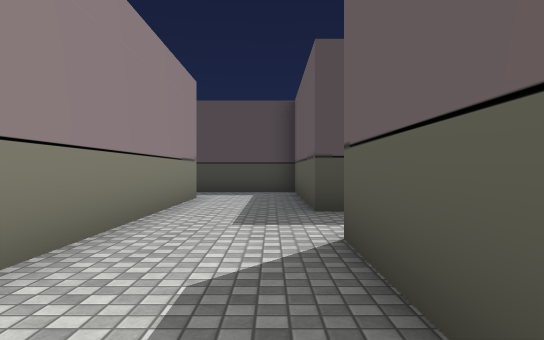
view 1 (above)

24 first-person views from a walk through a scene from a Unity 3-D project. The camera is 1.2 m above the floor, looks level and sees 70° across. The floor is counted in squares, 2 m on a side. Each view is taken from the middle of a square. On the plan, view 1 faces up. The plan holds only what a view shows up to about 11 squares ahead; the rest is blank. The place goes on beyond the plan. The player is left out. Some surface patterns are stand-ins.

view 2
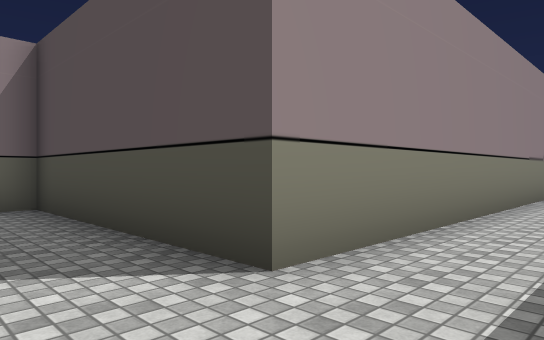

view 3
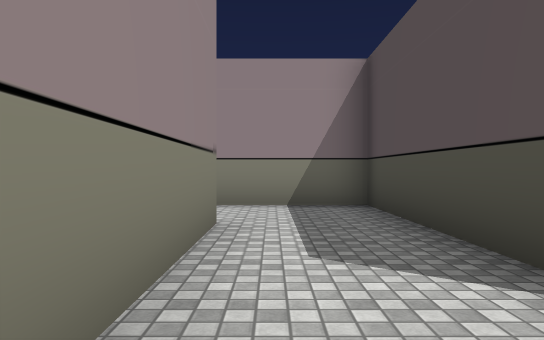

view 4
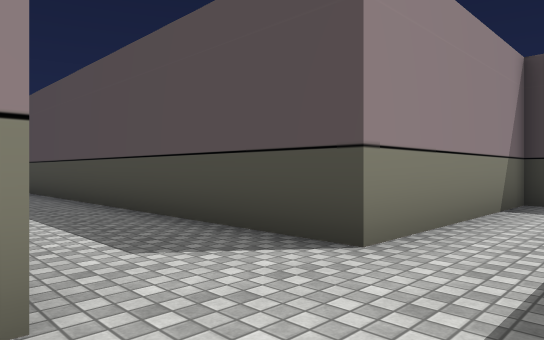

view 5
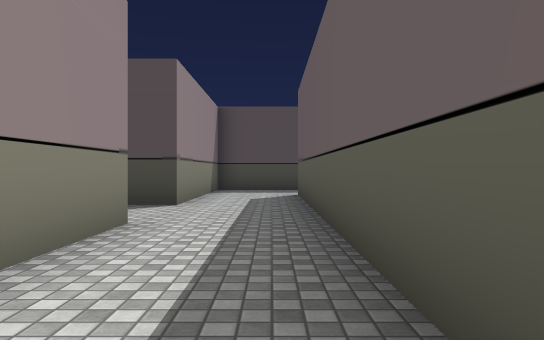

view 6
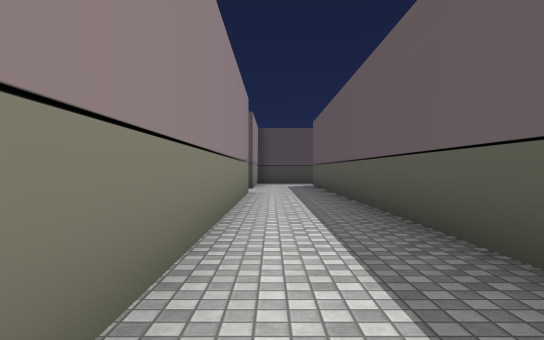

view 7
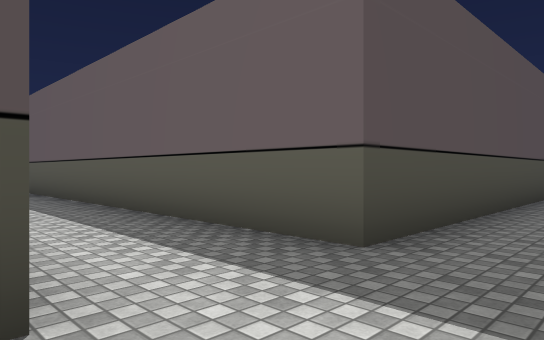

view 8
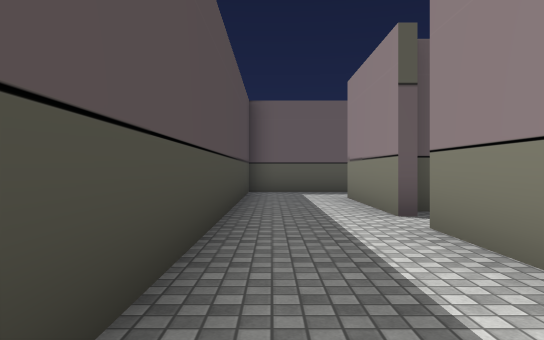

view 9
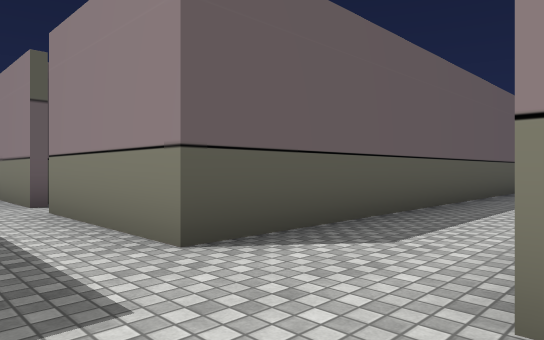

view 10
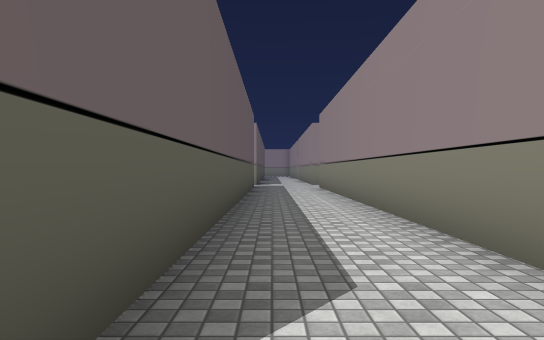

view 11
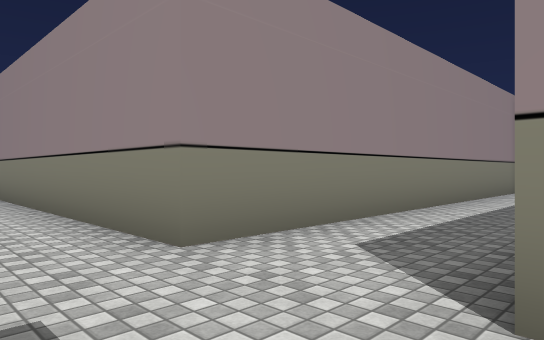

view 12
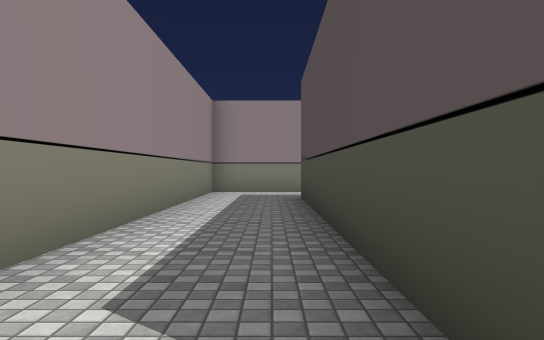

view 13
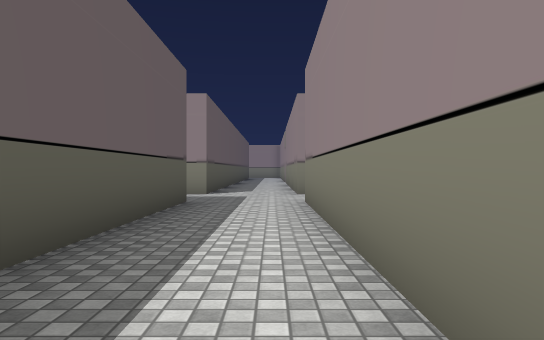

view 14
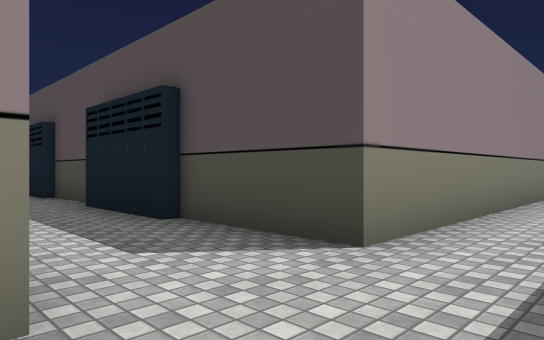

view 15
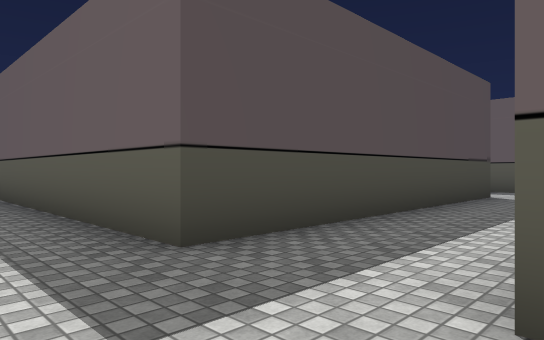

view 16
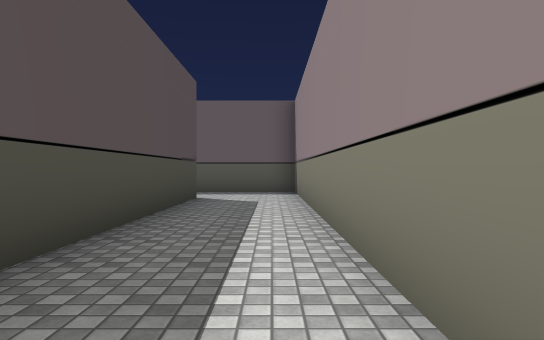

view 17
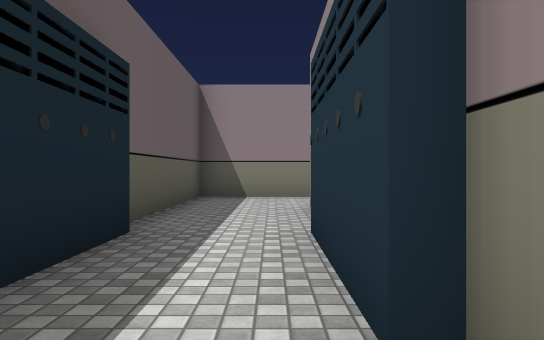

view 18
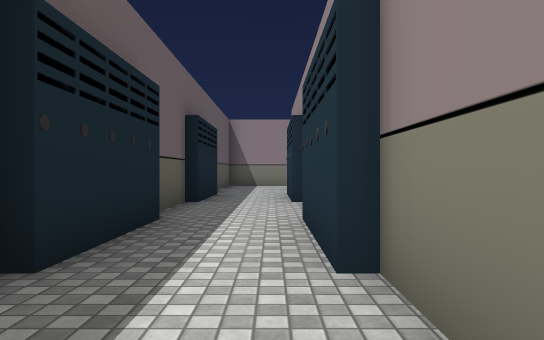

view 19
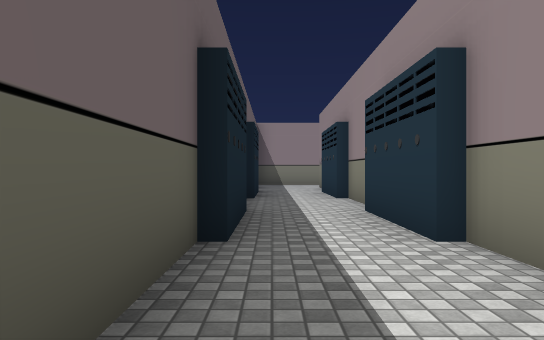

view 20
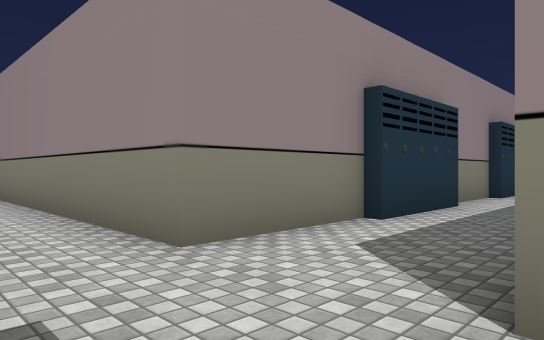

view 21
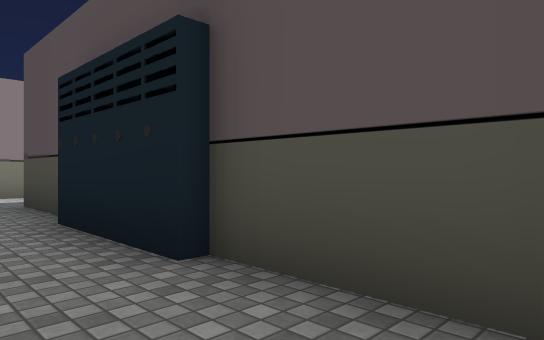

view 22
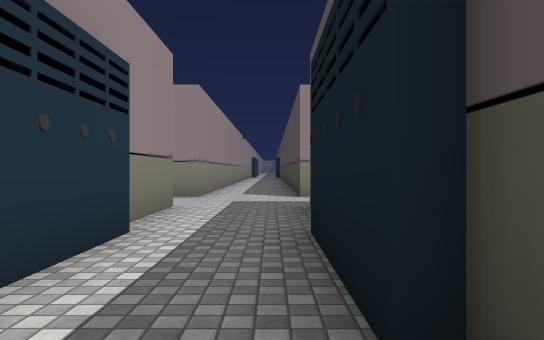

view 23
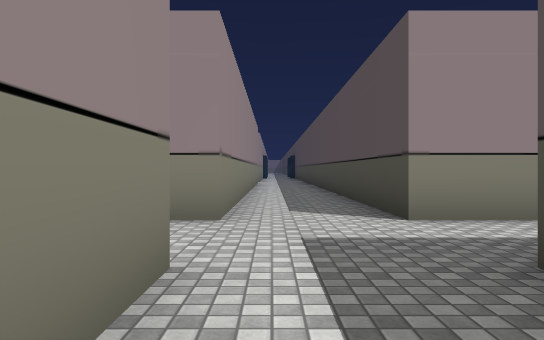

view 24
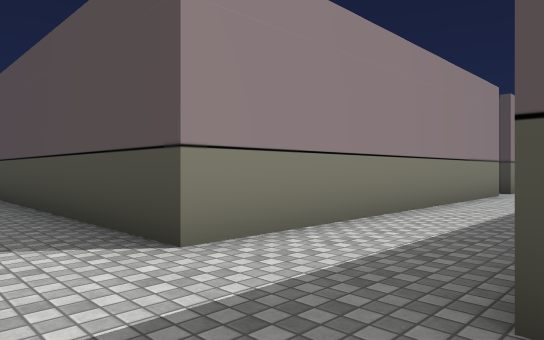

### Floor plan
Points are (right, up) in squares from view 1. A wall is a line through its corners. A room is listed if a view was taken in it or the views show most of it. See-through windows are left out.
Room 1 (views 1, 2, 3, 4, 5, 6, 7, 8, 9, 10, 11, 12, 13, 14, 15, 16, 17, 18, 19, 20, 21, 22, 23, 24)
walls: (-16.6, -19.1) (-16.6, -21.6) (-6.6, -21.6) (-6.6, -34.4) (-9.2, -34.4); (-6.5, -19.4) (-14.4, -19.4); (-6.6, -6.5) (-6.6, -16.1); (-21.6, -26) (-21.6, -34.4) (-27.5, -34.4); (0, -21.6) (3.4, -21.6); (-17.6, -34.4) (-19.4, -34.4); (-12.2, -34.4) (-14.2, -34.4); (3.4, -22.9) (3.4, -24.2); (5.2, -19.4) (-4.4, -19.4) (-4.4, -1.6) (-0.9, -1.6); (-14.2, -36.6) (-12.5, -36.6); (-19.4, -36.6) (-17.4, -36.6); (0.6, 0.9) (0.6, 3.4); (-9.2, -36.6) (-6.6, -36.6) (-6.6, -38.5); (3.4, -27.8) (3.4, -29.2); (5.6, -24.2) (5.6, -19.4); (-27.2, -36.6) (-21.6, -36.6) (-21.6, -37.2); (5.6, -29.2) (5.6, -27.6); (-4.4, -38) (-4.4, -36.6) (5.6, -36.6) (5.6, -32.4); (1.1, 5.6) (0.6, 5.6) (0.6, 10.6) (-2.1, 10.6); (3.4, -34.4) (-4.4, -34.4) (-4.4, -21.6) (-1, -21.6); (-1.6, 8.4) (-1.6, 0.6) (-6.6, 0.6) (-6.6, -4.4) (-16.4, -4.4)
objects: locker (-17, -35); locker (-16, -36); locker (-16, -35); locker (-15, -37); locker (-15, -35); locker (-14, -36); locker (-14, -35); locker (-12, -35); locker (-11, -36); locker (-11, -35); locker (-10, -37); locker (-10, -35); locker (-9, -36); locker (-9, -35); locker (4, -32); locker (4, -31); locker (4, -30); locker (4, -29); locker (4, -27); locker (4, -26); locker (4, -25); locker (4, -24); locker (5, -31); locker (5, -30); locker (5, -29); locker (5, -26); locker (5, -25); locker (5, -24); locker (6, -32); locker (6, -30); locker (6, -27); locker (6, -25)

Where each view was taken, in squares from view 1:
view 1: 0 up, 0 right, facing up
view 2: 1 down, 0 right, facing up-left
view 3: 1 down, 0 right, facing left
view 4: 7 down, 5 left, facing up-left
view 5: 11 down, 5 left, facing up
view 6: 17 down, 6 left, facing up
view 7: 21 down, 7 left, facing up-right
view 8: 20 down, 5 left, facing right
view 9: 20 down, 7 left, facing down-right
view 10: 21 down, 5 left, facing down
view 11: 19 down, 5 left, facing down-left
view 12: 20 down, 6 left, facing left
view 13: 27 down, 6 left, facing down
view 14: 37 down, 5 left, facing up-left
view 15: 37 down, 6 left, facing up-right
view 16: 36 down, 5 left, facing right
view 17: 28 down, 4 right, facing down
view 18: 22 down, 4 right, facing down
view 19: 21 down, 5 right, facing down
view 20: 34 down, 5 left, facing down-left
view 21: 36 down, 12 left, facing up-left
view 22: 35 down, 13 left, facing left
view 23: 36 down, 17 left, facing left
view 24: 36 down, 19 left, facing up-left
